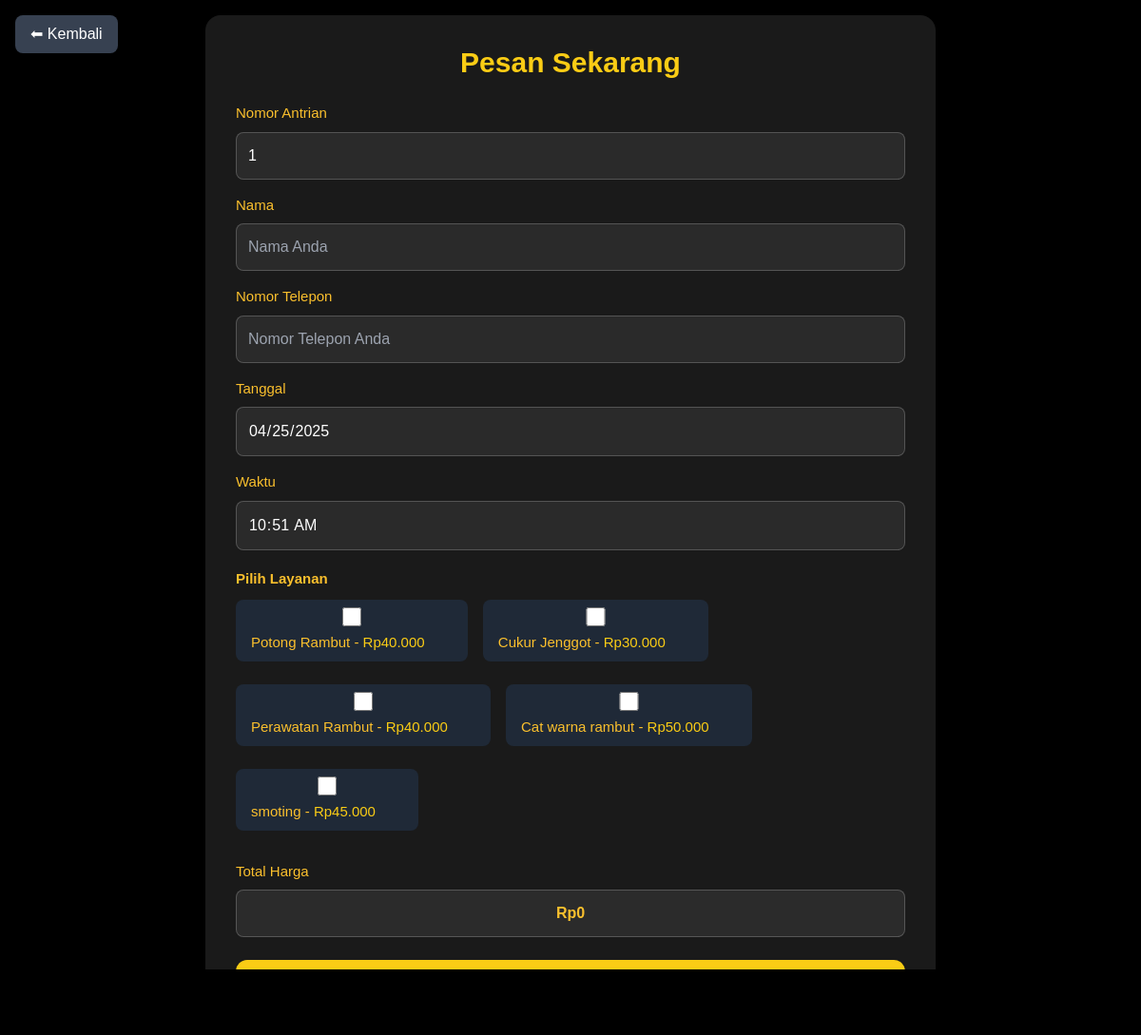
Page /barbershop/pesan.php on the committed database.
### tables this page shows
CREATE TABLE `services` (
  `id` int(11) NOT NULL,
  `name` varchar(255) NOT NULL,
  `price` int(11) NOT NULL
);

### barbershop/pesan.php (the view, shortened to what this page needs)
<?php
include 'koneksi.php';
$tanggal_sekarang = date('Y-m-d');
$waktu_sekarang = date('H:i');
$query_nomor = "SELECT COUNT(*) as total FROM detail_pesanan WHERE tanggal = '$tanggal_sekarang'";
$result_nomor = mysqli_query($conn, $query_nomor);
$row_nomor = mysqli_fetch_assoc($result_nomor);
$nomor_antrian = $row_nomor['total'] + 1;
$query_services = "SELECT * FROM services";
$result_services = mysqli_query($conn, $query_services);
?>
<!DOCTYPE html>
<html lang="id">
<head>
    <script src="https://cdn.tailwindcss.com"></script>
    <link rel="stylesheet" href="css/pesan.css">
</head>
<body class="bg-black text-white relative">
    <a href="dashboarduser.php" class="absolute top-4 left-4 bg-gray-700 hover:bg-gray-600 text-white py-2 px-4 rounded-lg shadow-md">
        ⬅ Kembali
    </a>
    <div class="background-slideshow"></div>
    <main class="flex justify-center items-center min-h-screen p-4">
        <div class="form-container bg-[#1a1a1a] p-8 rounded-2xl shadow-xl max-w-3xl w-full">
            <h2 class="form-title text-center text-3xl text-yellow-400 font-bold mb-6">Pesan Sekarang</h2>
            <form action="proses_pesan.php" method="POST">
                <div class="form-group mb-4">
                    <label class="block mb-2">Nomor Antrian</label>
                    <input type="text" name="nomor_antrian" value="<?php echo $nomor_antrian; ?>" readonly class="w-full px-4 py-2 rounded-lg bg-gray-800 text-white border-none">
                </div>
                <div class="form-group mb-4">
                    <label class="block mb-2">Nama</label>
                    <input type="text" name="name" placeholder="Nama Anda" required class="w-full px-4 py-2 rounded-lg bg-gray-800 text-white border-none">
                </div>
                <div class="form-group mb-4">
                    <label class="block mb-2">Nomor Telepon</label>
                    <input type="tel" name="phone" placeholder="Nomor Telepon Anda" required class="w-full px-4 py-2 rounded-lg bg-gray-800 text-white border-none">
                </div>
                <div class="form-group mb-4">
                    <label class="block mb-2">Tanggal</label>
                    <input type="date" name="date" value="<?php echo $tanggal_sekarang; ?>" readonly class="w-full px-4 py-2 rounded-lg bg-gray-700 text-white cursor-not-allowed">
                </div>
                <div class="form-group mb-4">
                    <label class="block mb-2">Waktu</label>
                    <input type="time" name="time" value="<?php echo $waktu_sekarang; ?>" readonly class="w-full px-4 py-2 rounded-lg bg-gray-700 text-white cursor-not-allowed">
                </div>
                <div class="form-group mb-6">
                    <label class="block text-lg font-semibold mb-2">Pilih Layanan</label>
                    <div class="flex flex-wrap gap-4">
                        <?php while ($service = mysqli_fetch_assoc($result_services)) : ?>
                            <label class="flex items-center bg-gray-800 hover:bg-gray-700 px-4 py-2 rounded-lg cursor-pointer transition duration-200 w-fit">
                                <input type="checkbox" name="services[]" value="<?php echo $service['id']; ?>"
                                       data-price="<?php echo $service['price']; ?>"
                                       onclick="hitungTotal()" class="mr-3 w-5 h-5 accent-yellow-500">
                                <span>
                                    <?php echo $service['name']; ?> -
                                    <span class="text-yellow-400">Rp<?php echo number_format($service['price'], 0, ',', '.'); ?></span>
                                </span>
                            </label>
                        <?php endwhile; ?>
                    </div>
                </div>
                <div class="form-group mb-6">
                    <label class="block mb-2">Total Harga</label>
                    <input type="text" id="total_harga" name="total_harga" value="Rp0" readonly class="w-full px-4 py-2 rounded-lg bg-gray-800 text-white border-none">
                </div>
                <div class="text-center">
                    <button type="submit" class="btn-primary bg-yellow-400 text-black px-6 py-3 rounded-xl font-bold hover:bg-yellow-300 transition">
                    </button>
                </div>
            </form>
        </div>
    </main>
</body>
</html>

### barbershop/css/pesan.css (style rules this page uses)
body { font-family: 'Poppins', sans-serif; background-color: transparent; color: white; margin: 0; padding: 0; overflow: auto; position: relative; z-index: 1; }
.background-slideshow { position: fixed; top: 0; left: 0; width: 100%; height: 100%; z-index: -1; background-size: cover; background-position: center; animation: slide 24s infinite linear; opacity: 0.5; }
.form-container { background: rgba(0, 0, 0, 0.75); padding: 40px; border-radius: 20px; backdrop-filter: blur(12px); box-shadow: 0px 0px 20px rgba(255, 255, 255, 0.08); width: 100%; max-width: 800px; text-align: left; }
.form-title { font-size: 32px; font-weight: bold; margin-bottom: 25px; color: #fbc02d; text-align: center; }
.form-group { margin-bottom: 20px; }
.form-group label { display: block; font-size: 15px; margin-bottom: 8px; color: #fbc02d; }
.form-group input, .form-group select { width: 100%; padding: 12px; border: 1px solid rgba(255, 255, 255, 0.2); border-radius: 8px; background: rgba(255, 255, 255, 0.07); color: white; font-size: 16px; transition: all 0.3s; }
#total_harga { background: rgba(255, 255, 255, 0.08); font-weight: bold; color: #fbc02d; text-align: center; }
.btn-primary { background: #fbc02d; color: black; padding: 14px 24px; font-size: 18px; border: none; border-radius: 8px; cursor: pointer; font-weight: bold; transition: 0.3s; width: 100%; }

### rows in the picture
services: name "Potong Rambut", price "40.000"
services: name "Cukur Jenggot", price "30.000"
services: name "Perawatan Rambut", price "40.000"
services: name "Cat warna rambut", price "50.000"
services: name "smoting", price "45.000"
